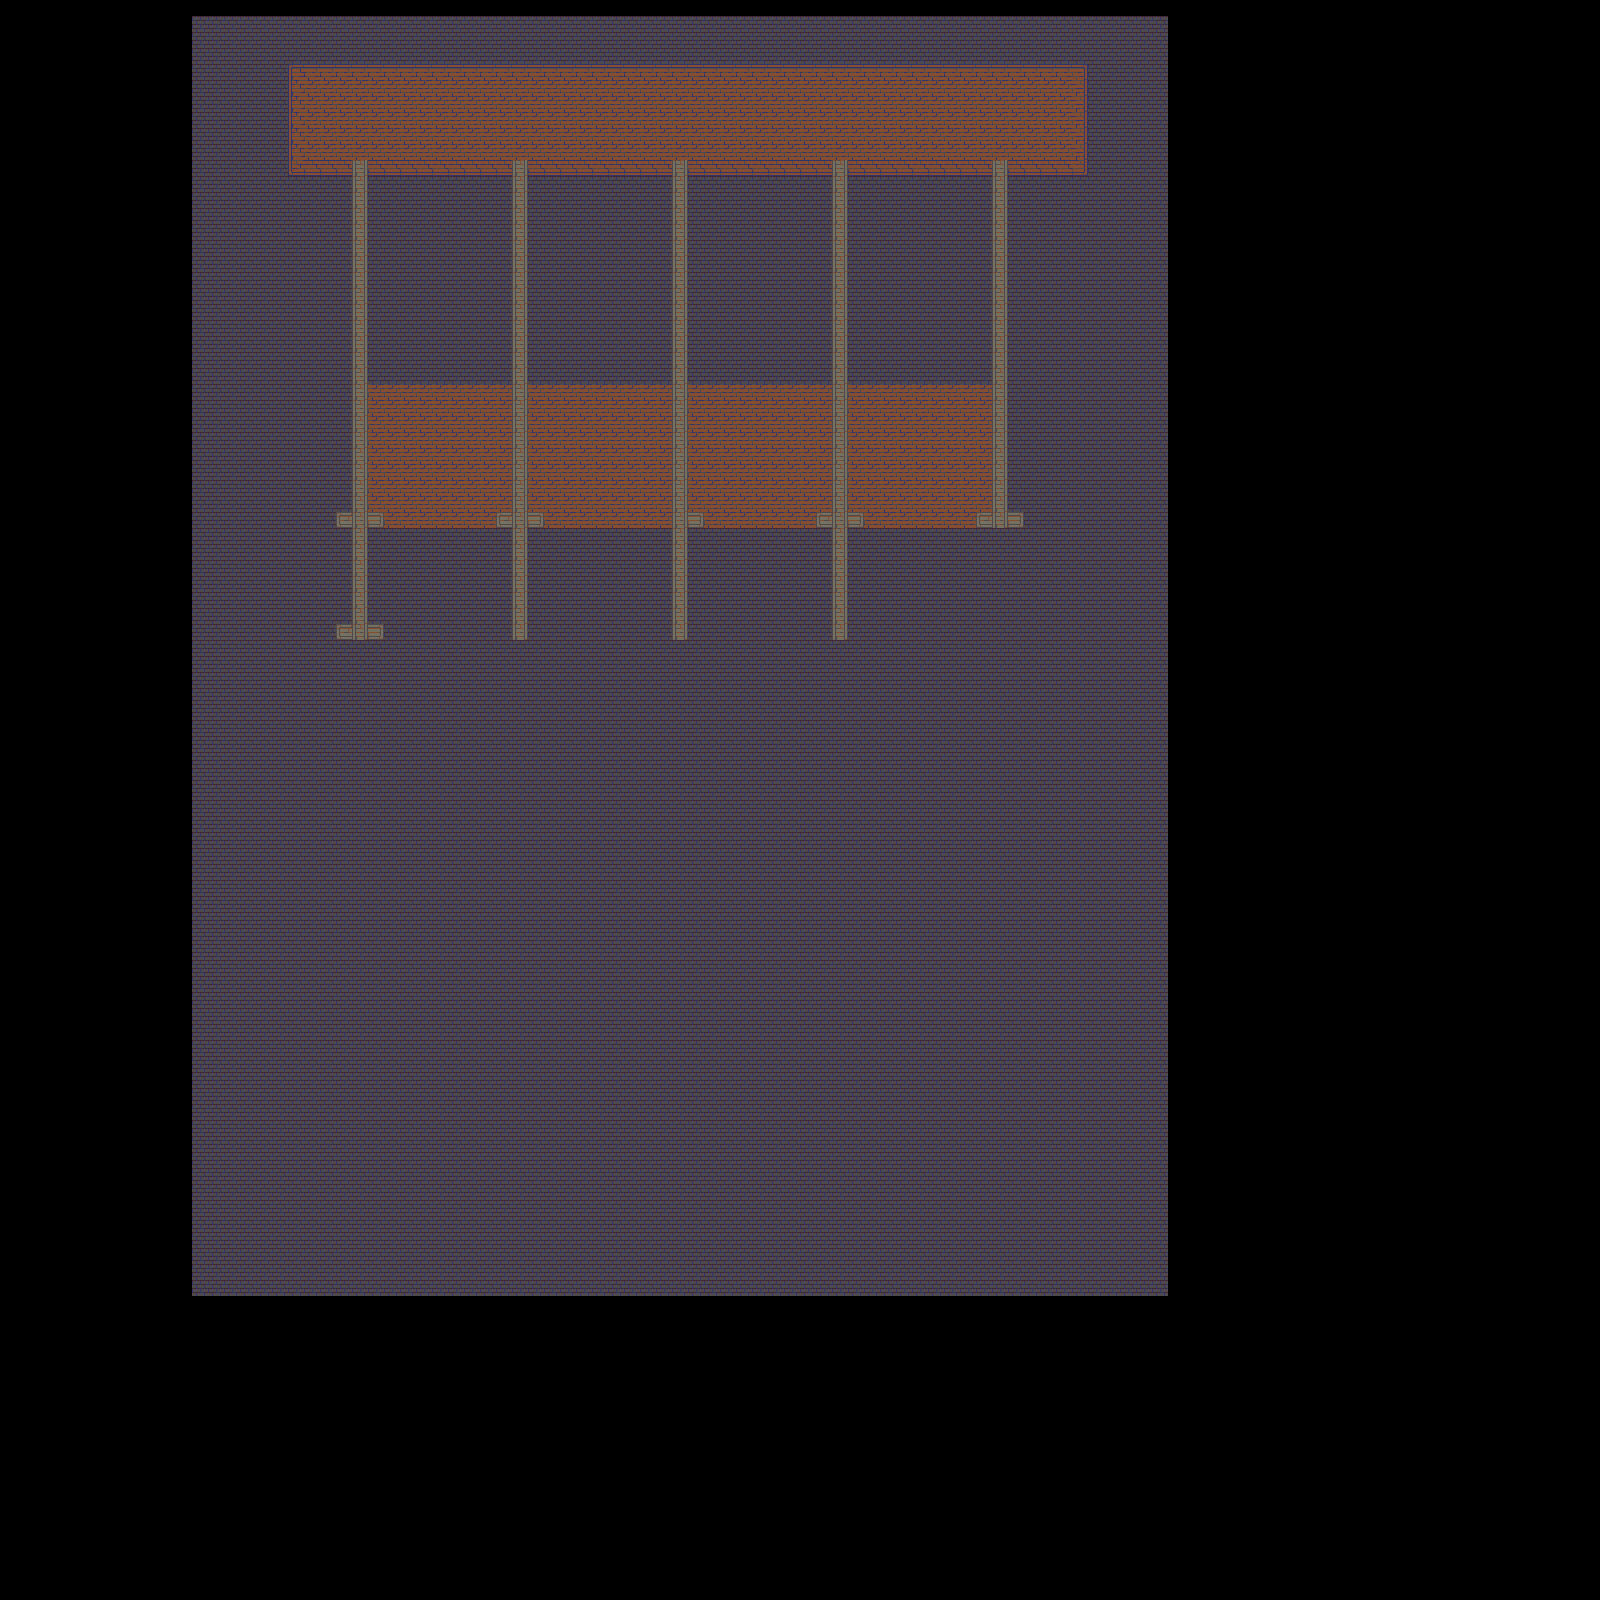

Below is a game level as drawn by its tile map, then a one-line description and the .tmx that defines it (tile-layer data replaced by summaries):
An orthogonal 100x100 tile map with 16x16 px tiles, 1 tile layer (Tile Layer 1).

<map version="1.0" orientation="orthogonal" renderorder="right-down" width="100" height="100" tilewidth="16" tileheight="16">
 <tileset firstgid="1" name="Floor" tilewidth="16" tileheight="16">
  <image source="../Objects/Floor.png" width="336" height="624" />
 </tileset>
 <layer name="Tile Layer 1" width="100" height="100">
  <data>[10000 cells, 4880 non-empty, 13 distinct tile ids]</data>
 </layer>
</map>
